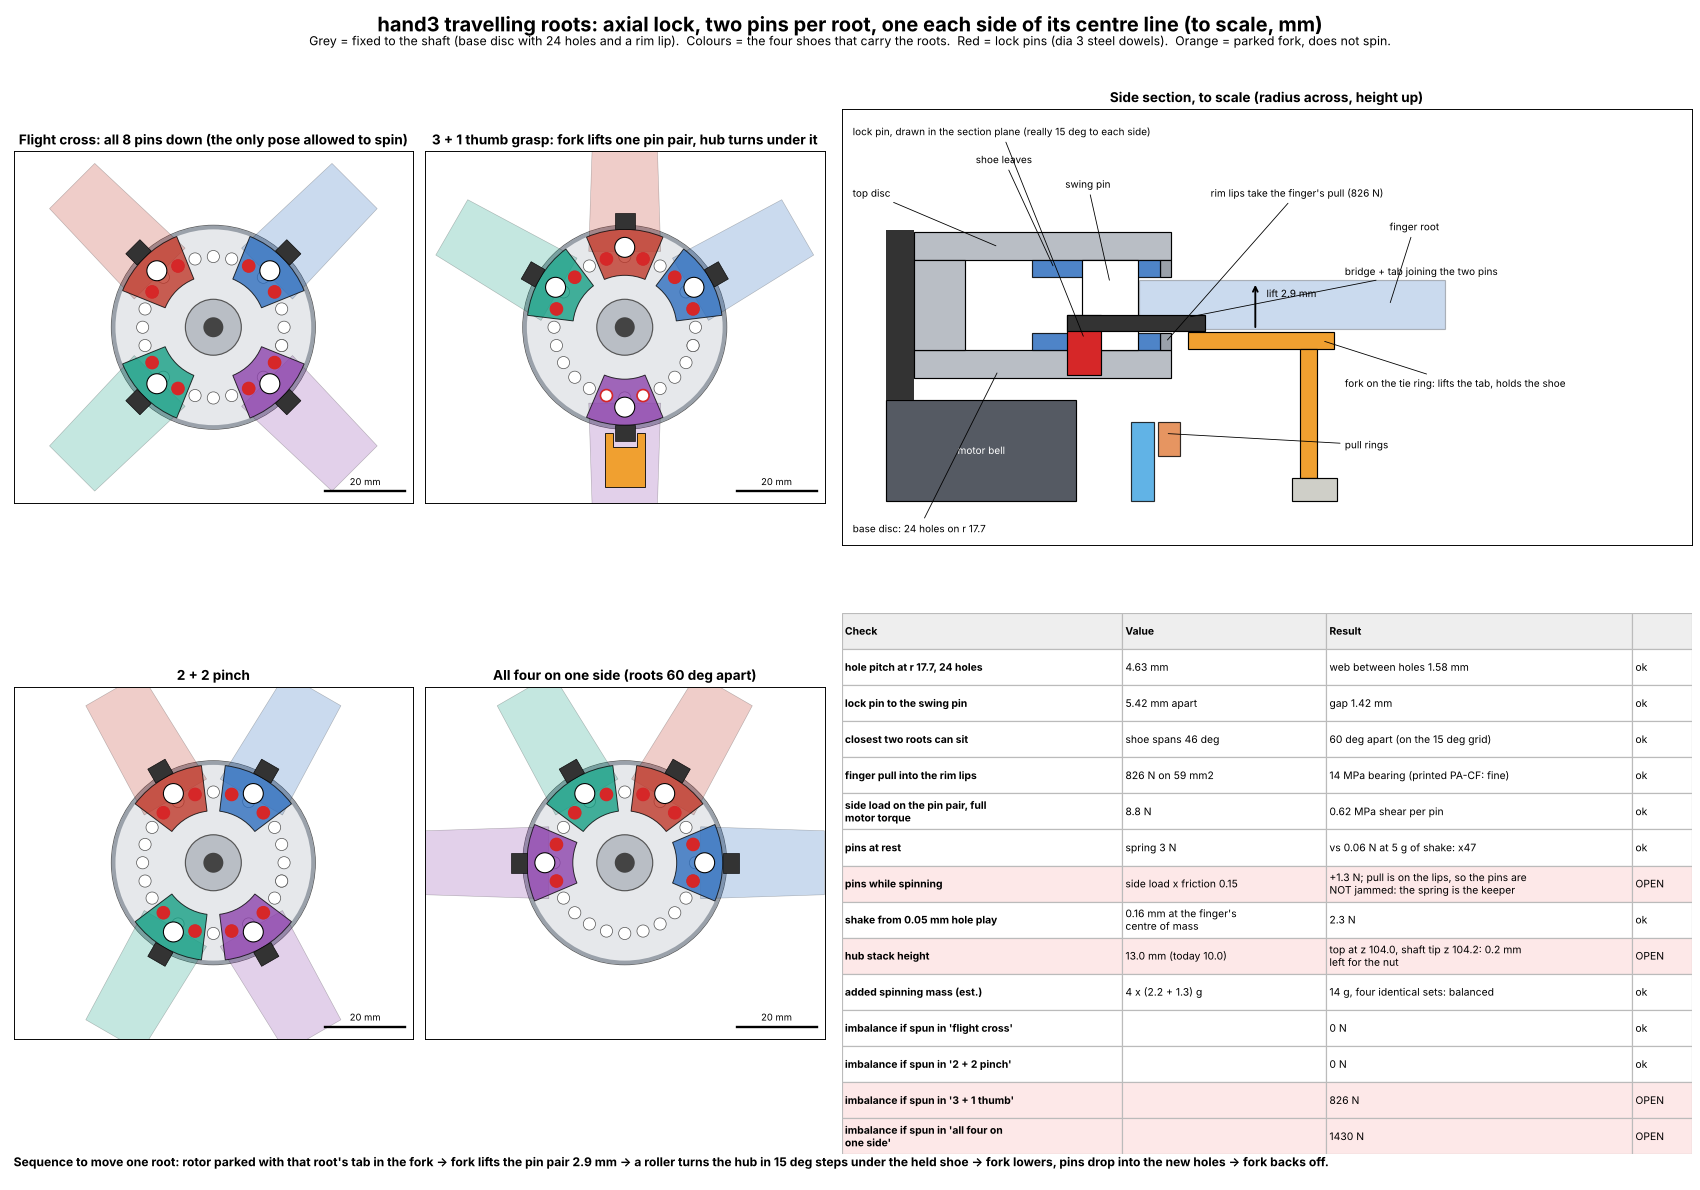

Python code for this plot:
"""hand3 option F, root lock as the user described it (2026-11-19): AXIAL pins, two per root, one each side of the root's
centre line.  To-scale layout + first checks (interval math and hand formulas; estimates marked est.).
Each root sits on a SHOE (two arc leaves above and below the root grip) that slides round the hub between a base disc and a
top disc.  The finger's outward pull goes from the shoe's outer edges into a rim lip on both discs; the two pins only stop
the shoe moving round.  Writes hand3_root_lock_axial.png / .json"""
import os, sys, json, textwrap
import numpy as np, matplotlib
matplotlib.use("Agg")
import matplotlib.pyplot as plt
from matplotlib.patches import Circle, Rectangle, Wedge, Polygon
HERE = os.path.dirname(os.path.abspath(__file__)); sys.path.insert(0, os.path.join(HERE, "hand3e")); os.chdir(os.path.join(HERE, "hand3e"))
import hand3_design as H, hand3_hubc as C
os.chdir(HERE)
ST = json.load(open("hand3_indep_fingers_study.json"))["common"]
RPM = 12500.0; W2 = (RPM * 2 * np.pi / 60) ** 2; M_F, R_COM, F_CF = ST["finger_g"] * 1e-3, ST["finger_com_r"], ST["finger_cf_N"]
L = dict(step=15.0, r_pin=17.7, d_pin=3.0, d_hole=3.05, pin_daz=15.0, pin_len=9.0, r_lag=H.R_LAG, d_lag=H.LAG_TUBE[0], shoe_r=(13.0, 24.5), shoe_half=23.0, leaf_t=1.5,
         disc_t=2.5, grip_t=H.HUB["grip_t"], lip_r=(24.5, 25.5), lip_h=1.5, tab_r=28.5, lift=2.9, spring_N=3.0, T_motor=0.62, mu=0.15, staple_g=1.3, shoe_g=2.2)
nh = int(360 / L["step"]); pitch = 2 * np.pi * L["r_pin"] / nh
px = L["r_pin"] * np.cos(np.radians(L["pin_daz"])) - L["r_lag"]; py = L["r_pin"] * np.sin(np.radians(L["pin_daz"]))
min_gap_deg = 2 * L["shoe_half"] + 0.5 / L["shoe_r"][1] * 57.3; min_step = np.ceil(min_gap_deg / L["step"]) * L["step"]
lip_area = np.radians(2 * L["shoe_half"]) * L["lip_r"][0] * L["leaf_t"] * 2
side = L["T_motor"] / 4 / (L["r_pin"] * 1e-3); stack = 2 * L["disc_t"] + 2 * L["leaf_t"] + L["grip_t"]
def imb(az):                                                    # rotor imbalance force for root azimuths az (fingers straight out)
    v = sum(np.array([np.cos(np.radians(a)), np.sin(np.radians(a))]) for a in az); return M_F * W2 * R_COM * 1e-3 * np.linalg.norm(v)
POSES = {"flight cross": (45, 135, 225, 315), "2 + 2 pinch": (60, 120, 240, 300), "3 + 1 thumb": (30, 90, 150, 270), "all four on one side": (0, 60, 120, 180)}
chk = [
 ("hole pitch at r 17.7, 24 holes", f"{pitch:.2f} mm", f"web between holes {pitch - L['d_hole']:.2f} mm", pitch - L["d_hole"] > 1.5),
 ("lock pin to the swing pin", f"{np.hypot(px, py):.2f} mm apart", f"gap {np.hypot(px, py) - L['d_lag'] / 2 - L['d_pin'] / 2:.2f} mm", np.hypot(px, py) - L["d_lag"] / 2 - L["d_pin"] / 2 > 1.0),
 ("closest two roots can sit", f"shoe spans {2 * L['shoe_half']:.0f} deg", f"{min_step:.0f} deg apart (on the 15 deg grid)", True),
 ("finger pull into the rim lips", f"{F_CF:.0f} N on {lip_area:.0f} mm2", f"{F_CF / lip_area:.0f} MPa bearing (printed PA-CF: fine)", F_CF / lip_area < 30),
 ("side load on the pin pair, full motor torque", f"{side:.1f} N", f"{side / 2 / (np.pi * 2.25):.2f} MPa shear per pin", True),
 ("pins at rest", f"spring {L['spring_N']:.0f} N", f"vs {L['staple_g'] * 1e-3 * 9.81 * 5:.2f} N at 5 g of shake: x{L['spring_N'] / (L['staple_g'] * 1e-3 * 9.81 * 5):.0f}", True),
 ("pins while spinning", f"side load x friction {L['mu']}", f"+{side * L['mu']:.1f} N; pull is on the lips, so the pins are NOT jammed: the spring is the keeper", False),
 ("shake from 0.05 mm hole play", f"{0.05 / L['r_pin'] * R_COM:.2f} mm at the finger's centre of mass", f"{M_F * W2 * 0.05 / L['r_pin'] * R_COM * 1e-3:.1f} N", True),
 ("hub stack height", f"{stack:.1f} mm (today {H.Z['hub_hi'] - H.Z['hub_lo']:.1f})", f"top at z {H.Z['hub_lo'] + stack:.1f}, shaft tip z {H.Z['shaft_tip']:.1f}: {H.Z['shaft_tip'] - H.Z['hub_lo'] - stack:.1f} mm left for the nut", H.Z["shaft_tip"] - H.Z["hub_lo"] - stack > 4.0),
 ("added spinning mass (est.)", f"4 x ({L['shoe_g']} + {L['staple_g']}) g", f"{4 * (L['shoe_g'] + L['staple_g']):.0f} g, four identical sets: balanced", True),
] + [(f"imbalance if spun in '{k}'", "", f"{imb(v):.0f} N", imb(v) < 5) for k, v in POSES.items()]
json.dump(dict(layout=L, checks=[dict(what=a, value=b, result=c, ok=bool(d)) for a, b, c, d in chk], poses=POSES), open("hand3_root_lock_axial.json", "w"), indent=1, default=float)

fig = plt.figure(figsize=(20, 14), facecolor="white")
fig.suptitle("hand3 travelling roots: axial lock, two pins per root, one each side of its centre line (to scale, mm)", fontsize=17, fontweight="bold", y=0.99)
fig.text(0.5, 0.962, "Grey = fixed to the shaft (base disc with 24 holes and a rim lip).  Colours = the four shoes that carry the roots.  Red = lock pins (dia 3 steel dowels).  Orange = parked fork, does not spin.", ha="center", fontsize=10.5)
COL = ["#2f6fbf", "#c0392b", "#16a085", "#8e44ad"]; RED = "#d62728"
def plan(ax, az, title, lifted=None):
    ax.set_aspect("equal"); ax.set_xlim(-50, 50); ax.set_ylim(-44, 44); ax.set_xticks([]); ax.set_yticks([])
    ax.add_patch(Circle((0, 0), L["lip_r"][1], fc="#e6e8eb", ec="#555")); ax.add_patch(Wedge((0, 0), L["lip_r"][1], 0, 360, width=1.0, fc="#9aa1aa", ec="none"))
    off = az[0] % 15
    for a in np.arange(off - 15, 360, 15) + 0.0: ax.add_patch(Circle((L["r_pin"] * np.cos(np.radians(a)), L["r_pin"] * np.sin(np.radians(a))), L["d_hole"] / 2, fc="white", ec="#555", lw=0.6))
    for i, a in enumerate(az):
        u = np.array([np.cos(np.radians(a)), np.sin(np.radians(a))]); n = np.array([-u[1], u[0]])
        ax.add_patch(Polygon([u * 19 + n * 9, u * 50 + n * 8, u * 50 - n * 8, u * 19 - n * 9], fc=COL[i], ec="black", lw=0.5, alpha=0.25))
        ax.add_patch(Wedge((0, 0), L["shoe_r"][1], a - L["shoe_half"], a + L["shoe_half"], width=L["shoe_r"][1] - L["shoe_r"][0], fc=COL[i], ec="black", lw=0.8, alpha=0.8))
        ax.add_patch(Circle(u * L["r_lag"], L["d_lag"] / 2, fc="white", ec="black", lw=0.9))
        for s in (-1, 1):
            b = np.radians(a + s * L["pin_daz"]); ax.add_patch(Circle((L["r_pin"] * np.cos(b), L["r_pin"] * np.sin(b)), 1.5, fc="white" if lifted == i else RED, ec=RED, lw=1.4))
        ax.add_patch(Polygon([u * 24.5 + n * 2.5, u * L["tab_r"] + n * 2.5, u * L["tab_r"] - n * 2.5, u * 24.5 - n * 2.5], fc="#333", ec="black", lw=0.5))
        if lifted == i:
            ax.add_patch(Polygon([u * 26.5 + n * 5, u * 40 + n * 5, u * 40 - n * 5, u * 26.5 - n * 5, u * 26.5 - n * 3, u * 30 - n * 3, u * 30 + n * 3, u * 26.5 + n * 3], fc="#f0a030", ec="black", lw=0.7))
    ax.add_patch(Circle((0, 0), 7.0, fc="#b9bec5", ec="#555")); ax.add_patch(Circle((0, 0), 2.5, fc="#444"))
    ax.plot([28, 48], [-41, -41], color="black", lw=2); ax.text(38, -39.5, "20 mm", ha="center", fontsize=8)
    ax.set_title(title, fontsize=11.5, fontweight="bold")
names = list(POSES)
plan(fig.add_axes([0.008, 0.52, 0.235, 0.41]), POSES[names[0]], "Flight cross: all 8 pins down (the only pose allowed to spin)")
plan(fig.add_axes([0.25, 0.52, 0.235, 0.41]), POSES[names[2]], "3 + 1 thumb grasp: fork lifts one pin pair, hub turns under it", lifted=3)
plan(fig.add_axes([0.008, 0.07, 0.235, 0.41]), POSES[names[1]], "2 + 2 pinch")
plan(fig.add_axes([0.25, 0.07, 0.235, 0.41]), POSES[names[3]], "All four on one side (roots 60 deg apart)")
# side section through one pin, r-z to scale
ax = fig.add_axes([0.495, 0.52, 0.5, 0.41]); ax.set_aspect("equal"); z = H.Z["hub_lo"]; d, lt, g = L["disc_t"], L["leaf_t"], L["grip_t"]
def R(r0, r1, a, b, **kw): ax.add_patch(Rectangle((r0, a), r1 - r0, b - a, **kw))
R(0, 17, 80, 89, fc="#555a63", ec="black"); ax.text(8.5, 84.5, "motor bell", color="white", ha="center", va="center", fontsize=8.5); R(0, 2.5, 89, H.Z["shaft_tip"], fc="#333", ec="none")
R(21.9, 23.9, 80, 87, fc="#39a0e0", ec="black", alpha=.8); R(24.3, 26.3, 84, 87, fc="#e07b39", ec="black", alpha=.8)
R(2.5, 25.5, z, z + d, fc="#b9bec5", ec="black"); R(24.5, 25.5, z + d, z + d + L["lip_h"], fc="#9aa1aa", ec="black")
zt = z + d + 2 * lt + g; R(2.5, 25.5, zt, zt + d, fc="#b9bec5", ec="black"); R(24.5, 25.5, zt - L["lip_h"], zt, fc="#9aa1aa", ec="black"); R(2.5, 7, z + d, zt, fc="#b9bec5", ec="black")
R(13, 24.5, z + d, z + d + lt, fc=COL[0], ec="black", alpha=.85); R(13, 24.5, zt - lt, zt, fc=COL[0], ec="black", alpha=.85)
R(L["r_lag"] - 2.5, L["r_lag"] + 2.5, z + d, zt, fc="white", ec="black"); R(22.6, 50, z + d + lt + 0.3, zt - lt - 0.3, fc=COL[0], ec="black", alpha=.25)
R(L["r_pin"] - 1.5, L["r_pin"] + 1.5, z + 0.2, z + d + lt + 1.6, fc=RED, ec="black")
R(L["r_pin"] - 1.5, 28.5, z + d + lt + 0.2, z + d + lt + 1.6, fc="#333", ec="black")
R(27.0, 40, z + d + lt - 1.4, z + d + lt + 0.1, fc="#f0a030", ec="black"); R(37, 38.5, 82, z + d + lt - 1.4, fc="#f0a030", ec="black"); R(36.3, 40.3, 80, 82, fc="#cfcfc8", ec="black")
ax.annotate("", (33, z + d + lt + 4.5), (33, z + d + lt + 0.3), arrowprops=dict(arrowstyle="->", lw=1.6)); ax.text(34, z + d + lt + 3.2, f"lift {L['lift']} mm", fontsize=8.5)
for txt, xy, xt in (("base disc: 24 holes on r 17.7", (10, z + 0.6), (-3, 77.5)), ("rim lips take the finger's pull (826 N)", (25, z + d + 0.7), (29, 107.5)), ("shoe leaves", (15, zt - 0.7), (8, 110.5)),
                    ("swing pin", (20, zt - 2), (16, 108.3)), ("lock pin, drawn in the section plane (really 15 deg to each side)", (L["r_pin"], z + 3.5), (-3, 113)), ("bridge + tab joining the two pins", (27, z + d + lt + 1.4), (41, 100.5)),
                    ("fork on the tie ring: lifts the tab, holds the shoe", (39, z + d + lt - 0.7), (41, 90.5)), ("pull rings", (25, 86), (41, 85)), ("finger root", (45, 97.5), (45, 104.5)), ("top disc", (10, zt + 1.2), (-3, 107.5))):
    ax.annotate(txt, xy, xt, fontsize=8.5, arrowprops=dict(arrowstyle="-", lw=0.7), va="center")
ax.set_xlim(-4, 72); ax.set_ylim(76, 115); ax.set_xticks([]); ax.set_yticks([]); ax.set_title("Side section, to scale (radius across, height up)", fontsize=11.5, fontweight="bold")
tax = fig.add_axes([0.495, 0.03, 0.5, 0.455]); tax.axis("off"); rows = [("Check", "Value", "Result", "")] + [(a, b, c, "ok" if dd else "OPEN") for a, b, c, dd in chk]
Wc = [0.33, 0.24, 0.36, 0.07]; X = np.cumsum([0] + Wc[:-1]); n = len(rows)
for i, r_ in enumerate(rows):
    y = 1 - (i + 1) / n
    for j, c in enumerate(r_):
        bad = i and r_[3] == "OPEN"
        tax.add_patch(Rectangle((X[j], y), Wc[j], 1 / n, fc="#eeeeee" if i == 0 else ("#fde8e8" if bad else "white"), ec="#bbb", transform=tax.transAxes))
        tax.text(X[j] + 0.004, y + 0.5 / n, "\n".join(textwrap.wrap(c, [36, 27, 44, 6][j])), transform=tax.transAxes, va="center", fontsize=8.8, fontweight="bold" if (i == 0 or j == 0) else "normal")
fig.text(0.008, 0.02, "Sequence to move one root: rotor parked with that root's tab in the fork -> fork lifts the pin pair 2.9 mm -> a roller turns the hub in 15 deg steps under the held shoe -> fork lowers, pins drop into the new holes -> fork backs off.",
         fontsize=10.3, fontweight="bold")
fig.savefig("hand3_root_lock_axial.png", dpi=85)
for a, b, c, dd in chk: print("ok  " if dd else "OPEN", a, "|", b, "|", c)
